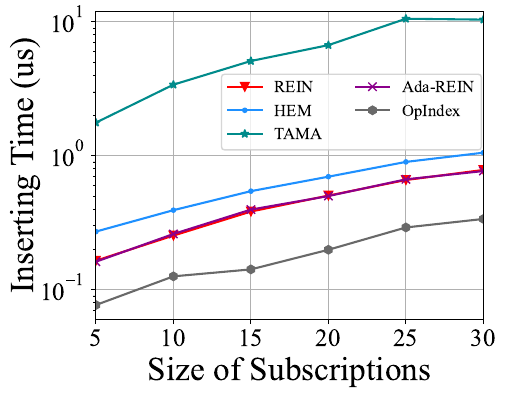

Write Python code to recreate this figure.
import matplotlib
import matplotlib.pyplot as plt
import numpy as np
from matplotlib import rc
from matplotlib.pyplot import MultipleLocator

rc('mathtext', default='regular')

plt.rcParams['axes.unicode_minus'] = False
plt.rcParams['font.family'] = ['Times New Roman']  #
Name = ["REIN", "HEM", "Simple", "TAMA", "Ada-REIN", "OpIndex"]
x = [5, 10, 15, 20, 25, 30]

# Construction
Rein = [0.000165, 0.000254, 0.000384, 0.000505, 0.00066, 0.000785]
HEM5DD = [0.000265, 0.000378, 0.000529, 0.000645, 0.00085, 0.000977]
HEM5_VAS = [0.000272, 0.000393, 0.000545, 0.000699, 0.000901, 0.001056]
TAMA = [0.00177, 0.003401, 0.005107, 0.00671, 0.010561, 0.010403]
AdaREIN = [0.000162, 0.000261, 0.000397, 0.000501, 0.000668, 0.00077]

Simple = [0.000047, 0.000063, 0.000066, 0.00008, 0.000082, 0.000102]
OpIndex = [0.000077, 0.000126, 0.000142, 0.000199, 0.000292, 0.000338]

mul = 1000  # ms
Rein = np.array(Rein) * mul
HEM5_VAS = np.array(HEM5_VAS) * mul
Simple = np.array(Simple) * mul
TAMA = np.array(TAMA) * mul
AdaREIN = np.array(AdaREIN) * mul
OpIndex = np.array(OpIndex) * mul

lsize = 24

fig = plt.figure(figsize=(5, 4))
ax = fig.add_subplot(111)
ax.set_xlabel('Size of Subscriptions', fontsize=lsize)
ax.set_ylabel('Inserting Time (us)', fontsize=lsize, labelpad=0)
# plt.xticks(range(0,10))
ax.plot(x, Rein, marker='v', color='r', label=Name[0])
ax.plot(x, HEM5_VAS, marker='.', color='DODGERBLUE', label=Name[1])
# ax.plot(x, Simple, marker='D', color='deepskyblue', label=Name[2]) #
ax.plot(x, TAMA, marker='*', color='DarkCyan', label=Name[3])
ax.plot(x, AdaREIN, marker='x', color='DarkMagenta', label=Name[4])
ax.plot(x, OpIndex, marker='h', color='DimGray', label=Name[5])  #   slategray

ax.legend(loc=(1.62 / 5, 2.75 / 5), ncol=2, fontsize=12)  #
ax.grid()
ax.set_xlim(5, 30)
# ax.set_xticks([0,1,2,3,4,5])
ax.set_xticklabels(x)
ax.set_yscale("log", base=10, subs=[2, 3, 4, 5, 6, 7, 8, 9])
ax.set_ylim(0, 12)
# ax.set_yticks([0,2,8,32,128,256])
# ax.set_yticklabels(['-1', '0', '1'])
ax.set_zorder(0)
plt.tick_params(labelsize=24)
gcf = plt.gcf()
plt.show()
gcf.savefig('./exp14_constructingTime.pdf', format='pdf', bbox_inches='tight')
